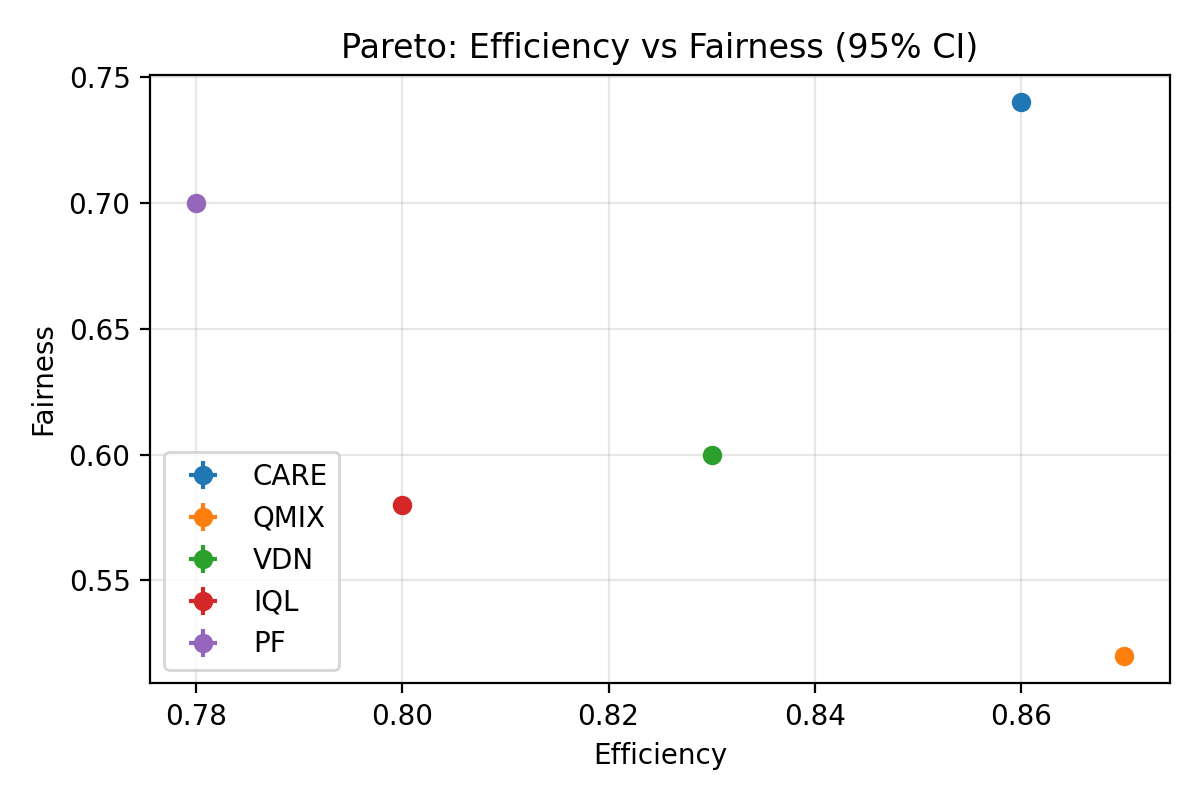
#> input picture figs/pareto.png, 1200 x 800 px, found by its file name
$ python make_banner.py
#> lines starting #> are read from the running program, lines starting #| are printed output that depends on the picture
#!/usr/bin/env python3
# scripts/make_banner.py
from PIL import Image, ImageDraw, ImageFont
from pathlib import Path

def load_font(size):
    # نحاول خطوطًا شائعة، وإلا الخط الافتراضي
    for name in ["Arial.ttf", "arial.ttf", "DejaVuSans.ttf"]:
        try: return ImageFont.truetype(name, size)
        except: pass
    return ImageFont.load_default()

def make_banner(src, out, title, subtitle):
    img = Image.open(src).convert("RGBA")
#> img is the input picture: PIL image 1200x800 RGBA; mean R, G, B, A 249.1, 249, 249, 255
    W, H = img.size
#> W = 1200; H = 800

    # شريط غامق شفاف أسفل الصورة
    overlay = Image.new("RGBA", img.size, (0,0,0,0))
#> overlay: PIL image 1200x800 RGBA; every value is 0
    draw = ImageDraw.Draw(overlay)
    bar_h = int(H*0.28)
#> bar_h = 224
    draw.rectangle([(0, H-bar_h), (W, H)], fill=(0,0,0,180))

    # نصوص
    title_font    = load_font(int(H*0.065))
    subtitle_font = load_font(int(H*0.038))

    # التفاف بسيط للسطر
    def draw_text_block(x, y, text, font, max_w, line_space=8):
        words = text.split()
        line = ""
        for w in words:
            test = (line+" "+w).strip()
            w_, h_ = draw.textbbox((0,0), test, font=font)[2:]
            if w_ > max_w and line:
                draw.text((x, y), line, font=font, fill=(255,255,255,230))
                y += h_ + line_space
                line = w
            else:
                line = test
        if line:
            draw.text((x, y), line, font=font, fill=(255,255,255,230))
        return y + h_

    pad = int(W*0.05)
#> pad = 60
    y0 = H - bar_h + int(bar_h*0.18)
#> y0 = 616
    maxw = W - 2*pad
#> maxw = 1080

    # عنوان
    y1 = draw_text_block(pad, y0, title, title_font, maxw, line_space=10)
#> the loop in draw_text_block, `for w in words:` made 6 passes
#> (w_, h_, y) on pass 6: (1139, 60, 686)
#> (w_, h_) on passes 1 to 5: (251, 50), (441, 60), (668, 60), (736, 60), (872, 60)
#> after the loop in draw_text_block, `for w in words:`: y = 686
#> y1 = 746
    # سطر فرعي
    draw_text_block(pad, y1+10, subtitle, subtitle_font, maxw, line_space=6)
#> the loop in draw_text_block (call 2), `for w in words:` made 9 passes
#> (w_, h_) on passes 1 to 9: (137, 28), (295, 28), (379, 32), (487, 32), (515, 32), (620, 32), (693, 32), (769, 32), (808, 32)

    out.parent.mkdir(parents=True, exist_ok=True)
    Image.alpha_composite(img, overlay).convert("RGB").save(out, quality=95)
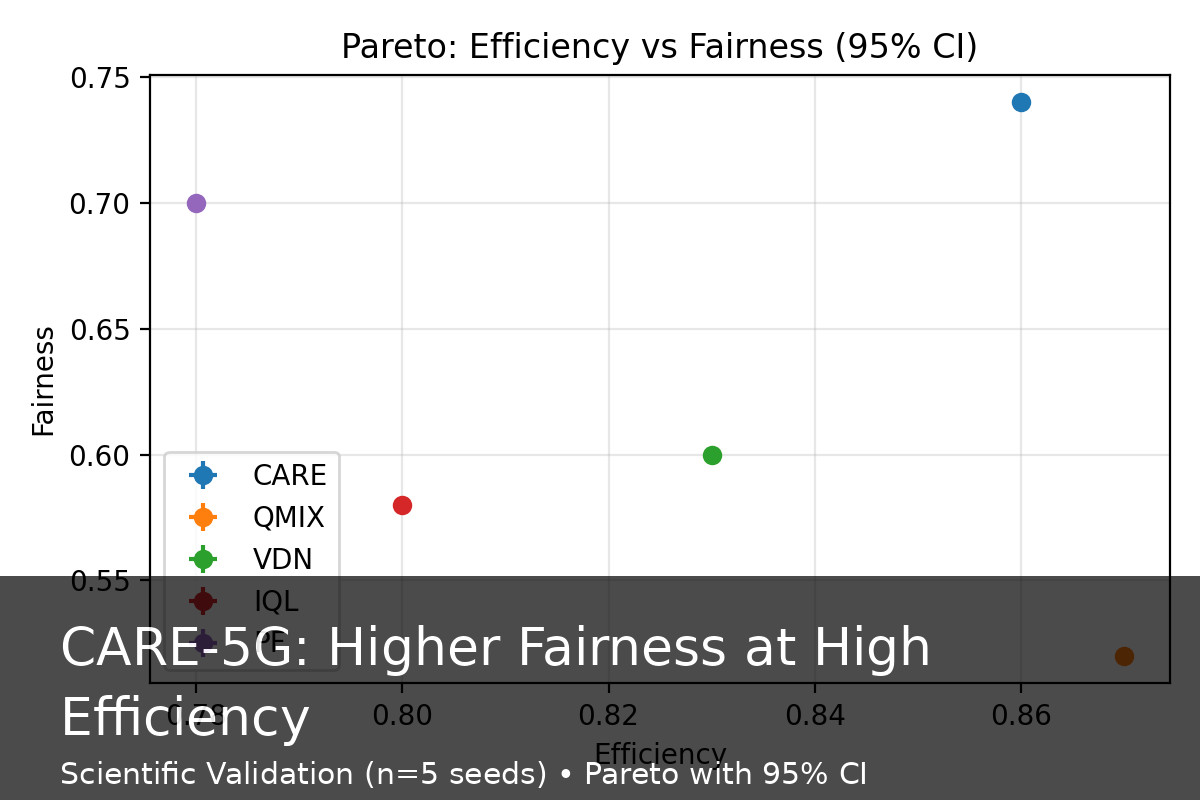
#> saved as banner_en.png: PIL image 1200x800 RGB; mean R, G, B 203.1, 203.1, 203.1
    print(f"[OK] saved -> {out}")

if __name__ == "__main__":
    src = Path("figs/pareto.png")
    if not src.exists():
        raise SystemExit("ERROR: figs/pareto.png not found.")
    make_banner(
        src, Path("figs/banner_en.png"),
        "CARE-5G: Higher Fairness at High Efficiency",
        "Scientific Validation (n=5 seeds) • Pareto with 95% CI"
    )
    make_banner(
        src, Path("figs/banner_ar.png"),
        "CARE-5G: عدالة أعلى بكفاءة مرتفعة",
        "توثيق علمي (n=5 بذور) • Pareto مع 95% CI"
    )
#> call 2 of make_banner, with title = 'CARE-5G: عدالة أعلى بكفاءة مرتفعة', subtitle = 'توثيق علمي (n=5 بذور) • Pareto مع 95% CI'
#> in make_banner (call 2), `y1 = draw_text_block(pad, y0, title, title_font, maxw, line_space=10)`: y1 = 678
#> in make_banner (call 2), `Image.alpha_composite(img, overlay).convert("RGB").save(out, quality=95)`:
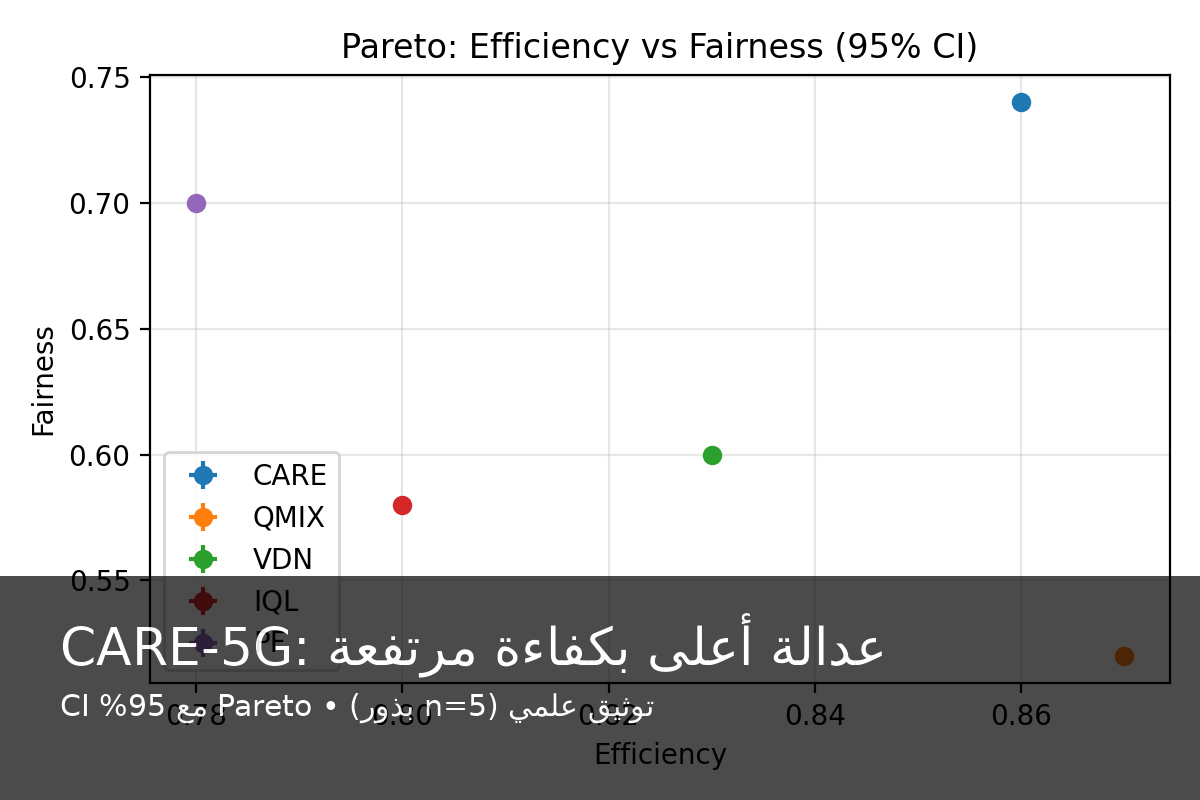
#> saved as banner_ar.png: PIL image 1200x800 RGB; mean R, G, B 202, 202, 201.9

$ run again, with figs/conv_efficiency.png copied over figs/pareto.png
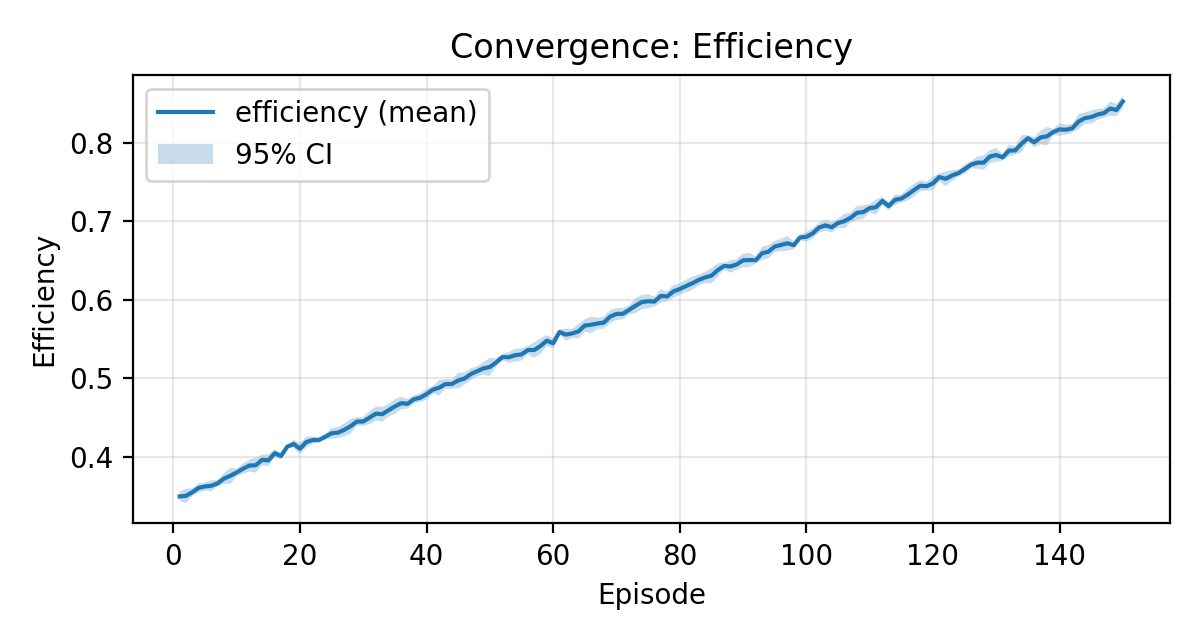
#> input picture figs/conv_efficiency.png, 1200 x 640 px, found by its file name
#> in make_banner, img is the input picture: PIL image 1200x640 RGBA; mean R, G, B, A 247, 247.7, 248.2, 255
#> overlay: PIL image 1200x640 RGBA; every value is 0
#> the loop in draw_text_block, `for w in words:` made 6 passes
#> (w_, h_) on passes 1 to 6: (198, 39), (347, 48), (526, 48), (581, 48), (688, 48), (898, 48)
#> after the loop in draw_text_block, `for w in words:`: y = 493
#> y1 = 541
#> the loop in draw_text_block (call 2), `for w in words:` made 9 passes
#> (w_, h_) on passes 1 to 8: (110, 23), (236, 23), (303, 26), (390, 26), (412, 26), (496, 26), (554, 26), (615, 26)
#> in make_banner, `Image.alpha_composite(img, overlay).convert("RGB").save(out, quality=95)`:
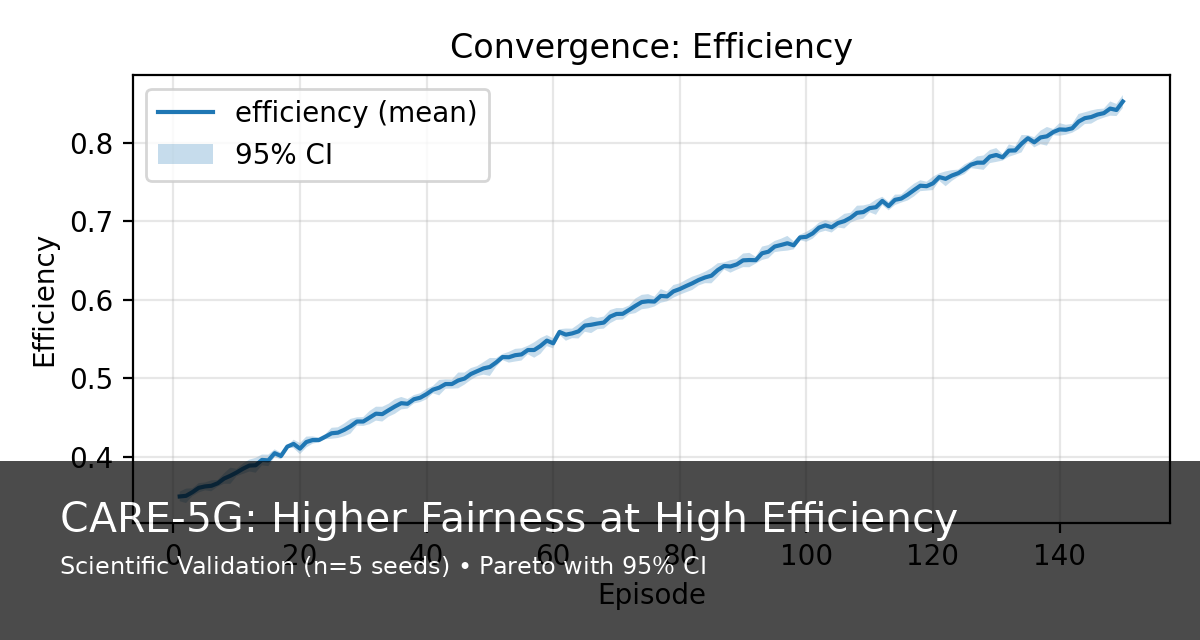
#> saved as banner_en.png: PIL image 1200x640 RGB; mean R, G, B 200.4, 201.2, 201.6
#> y1 = 543
#> in make_banner (call 2), `Image.alpha_composite(img, overlay).convert("RGB").save(out, quality=95)`:
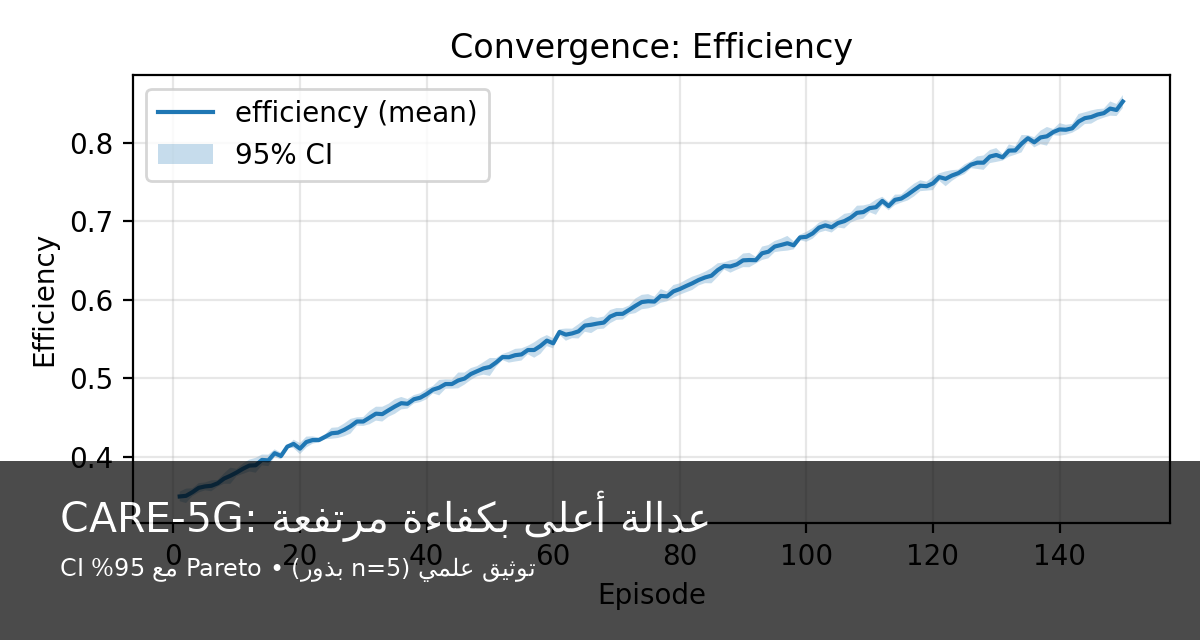
#> saved as banner_ar.png: PIL image 1200x640 RGB; mean R, G, B 199.6, 200.3, 200.8
